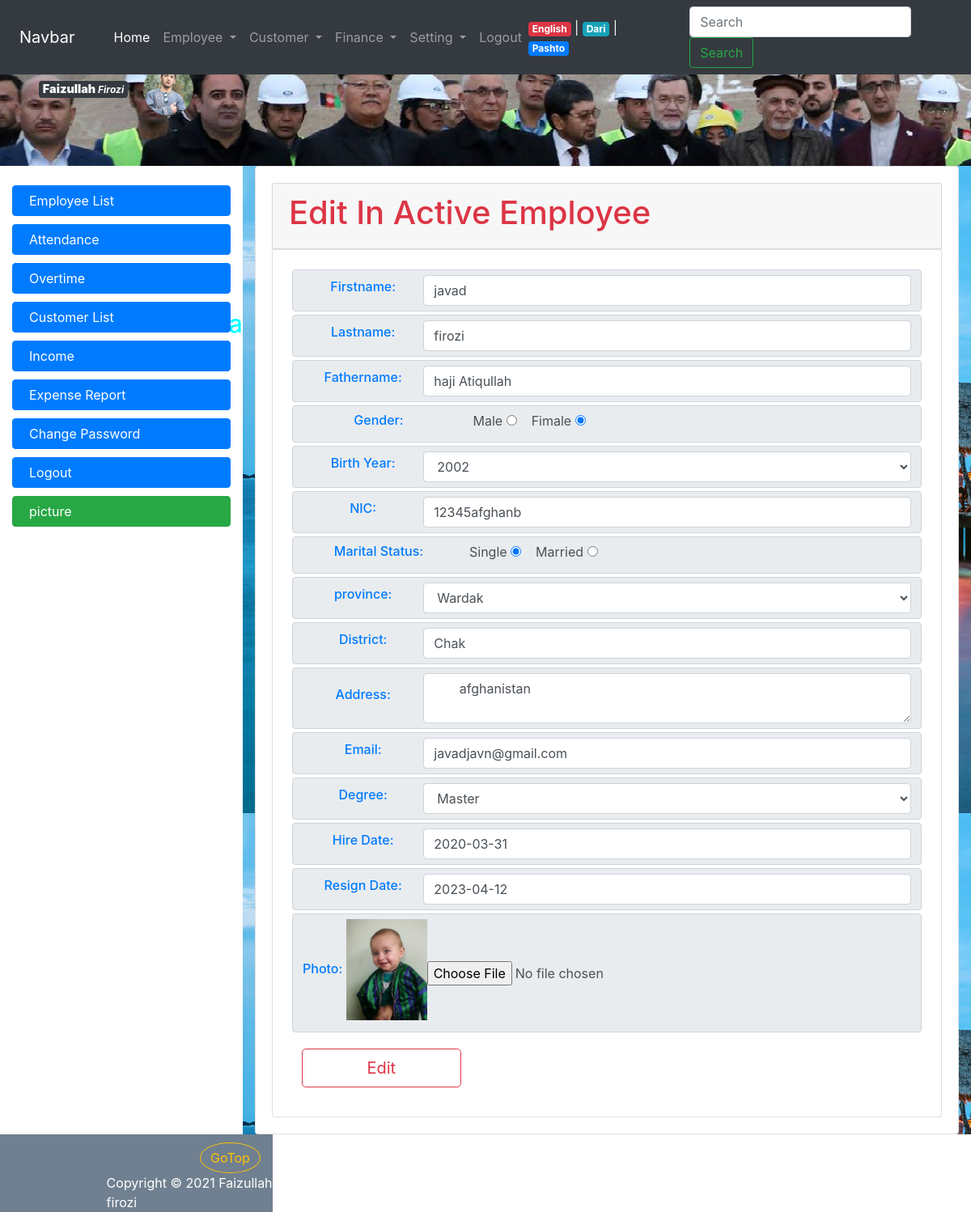
Page /employee_inactive_edit.php?employee_id=3 (signed in) on the committed database.
### tables this page shows
CREATE TABLE IF NOT EXISTS `employee` (
  `employee_id` int(11) NOT NULL AUTO_INCREMENT,
  `firstname` varchar(32) NOT NULL,
  `lastname` varchar(32) NOT NULL,
  `fathername` varchar(32) NOT NULL,
  `gender` tinyint(1) NOT NULL,
  `birth_year` int(11) NOT NULL,
  `nic` varchar(64) NOT NULL,
  `marital_status` tinyint(1) NOT NULL,
  `province_id` int(11) DEFAULT NULL,
  `district` varchar(64) NOT NULL,
  `address` varchar(255) DEFAULT NULL,
  `email` varchar(255) DEFAULT NULL,
  `degree_id` int(11) NOT NULL,
  `photo` varchar(128) DEFAULT NULL,
  `hire_date` date NOT NULL,
  `resign_date` date DEFAULT NULL,
  PRIMARY KEY (`employee_id`),
  UNIQUE KEY `nic` (`nic`),
  UNIQUE KEY `email` (`email`),
  KEY `employee_province_fk` (`province_id`),
  KEY `employee_degree_fk` (`degree_id`)
);

### local/en.php (called while the page is built, shortened)
<?php
$banner_title = " Welcom To Breshna Compani Website ";
$menu_home = "Home";
$menu_employee = "Employee";
$menu_employee_list = "Employee List";
$menu_attendance = "Attendance";
$menu_overtime = "Overtime";
$menu_customer = "Customer";
$menu_finance = "Finance";
$menu_setting = "Setting";
$menu_change_password = "Change Password";
$menu_expense_report = "Expense Report";
$menu_customer_list = "Customer List";
$menu_income = "Income";
$menu_logout = "Logout";
$menu_lang_pashto = "Pashto";
$menu_lang_english = "English";
$menu_lang_dari = "Dari";
?>

### connection.php (called while the page is built, shortened)
<?php  ob_start();
			$server = "localhost";
			$username = "root";
			$password = "";
			$database = "breshna";
	$con = mysqli_connect($server, $username, $password);
	mysqli_select_db($con,$database);
	function getValue($value){
		global $con;
		return mysqli_real_escape_string($con, $value);
	}
?>

### employee_inactive_edit.php (the view, shortened to what this page needs)
   <?php ob_start(); require_once("top.php"); ?>
   <?php require_once("connection.php"); restrict(4,4,9,9); ?>
   <?php
      $province = mysqli_query($con, "SELECT * FROM province");
             $row_province = mysqli_fetch_assoc($province);
   $degree = mysqli_query($con, "SELECT * FROM emp_degree");
        $row_degree = mysqli_fetch_assoc($degree);
         $employee =  mysqli_query($con, "SELECT * FROM employee WHERE employee_id =" . getValue($_GET["employee_id"]) );
           $row_employee = mysqli_fetch_assoc($employee);
?>
   <div class="card card-body">
   <div class="card card-header">
           <h1 class="text-danger"> Edit In Active Employee </h1>
   </div>
   <div class="card card-body">
           <form method="post" enctype="multipart/form-data">
               <div class="input-group-text m-1">
                   <span class="w-25 h6 text-primary">
               Firstname: </span> <input value="<?php echo $row_employee["firstname"]; ?>" class="form-control" type="text" name="firstname">
               </div>
               <div class="input-group-text m-1">
                   <span class="w-25 h6 text-primary">
                Lastname: </span> <input value="<?php echo $row_employee["lastname"]; ?>"  class="form-control" type="text" name="lastname">
               </div>
               <div class="input-group-text m-1">
                   <span class="w-25 h6 text-primary">
               Fathername: </span> <input value="<?php echo $row_employee["fathername"]; ?>" class="form-control" type="text" name="fathername">
               </div>
               <div class="input-group-text m-1">
                   <span class="w-25 h6 text-primary">
           Gender: </span> <label> &nbsp;&nbsp;&nbsp;&nbsp; Male <input <?php if($row_employee["gender"]== 0) echo 'checked="checked"'; ?> type="radio" name="gender" value="0"></label>
               <label> &nbsp;&nbsp;&nbsp;&nbsp;Fimale <input <?php if($row_employee["gender"]== 1) echo 'checked="checked"'; ?> type="radio" name= "gender" value="1"> </label>
           </div>
               <div class="input-group-text m-1">
                   <span class="w-25 h6 text-primary">
                   Birth Year: </span> <select  class="form-control" name="birth_year">
                          <?php
                               $max = date("Y") - 18;
                               $min = date("Y") - 65;
                               for($x = $max; $x>$min; $x--){
                                   if($row_employee["birth_year"] == $x){
                                               echo "<option selected>$x</option>";
                               }
                                           else{
                                               echo "<option >$x</option>";
                                           }
                                               }
                                           ?>
                           </select>
                           </div>
               <div class="input-group-text m-1">
                   <span class="w-25 h6 text-primary">
                   NIC: </span><input value="<?php echo $row_employee["nic"]; ?>"  class="form-control" type="text" name="nic">
                           </div>
               <div class="input-group-text m-1">
                   <span class="w-25 h6 text-primary">
            Marital Status: </span><label>&nbsp;&nbsp;&nbsp;&nbsp;Single <input <?php if($row_employee["marital_status"] == 0) echo 'checked="checked"'; ?> type="radio" name="marital_status" value="0"></label>
                                <label>&nbsp;&nbsp;&nbsp;&nbsp;Married <input <?php if($row_employee["marital_status"] == 1 ) echo 'checked="checked"'; ?> type="radio" name= "marital_status" value="1"></label>
                           </div>
               <div class="input-group-text m-1">
                   <span class="w-25 h6 text-primary">
                 province: </span> <select class="form-control" name="province_id">
               <?php  do { ?>
                               <?php if ($row_employee["province_id"] == $row_province["province_id"] ) { ?>
                                   <option selected="selected" value="<?php echo $row_province["province_id"]; ?>"> <?php echo $row_province["province_name"]; ?> </option>
                               <?php } else { ?>
                                   <option  value="<?php echo $row_province["province_id"]; ?>"> <?php echo $row_province["province_name"]; ?> </option>
                               <?php } ?>
                           <?php } while ($row_province = mysqli_fetch_assoc($province));  ?>
                           </select>
                           </div>
               <div class="input-group-text m-1">
                   <span class="w-25 h6 text-primary">
                   District:</span> <input value="<?php echo $row_employee["district"]; ?>" class="form-control" type="text" name="district">
                           </div>
               <div class="input-group-text m-1">
                   <span class="w-25 h6 text-primary">
                   Address: </span> <textarea  class="form-control"  name="address"> <?php echo $row_employee["address"]; ?>  </textarea>
                           </div>
               <div class="input-group-text m-1">
                   <span class="w-25 h6 text-primary">
                  Email: </span><input value="<?php echo $row_employee["email"]; ?>" class="form-control" type="text" name="email">
                           </div>
               <div class="input-group-text m-1">
                   <span class="w-25 h6 text-primary">
               Degree: </span> <select class="form-control" name="degree_id">
                             <?php do { ?>
                               <?php if($row_employee["degree_id"] == $row_degree["degree_id"]) { ?>
                                               <option selected="selected" value="<?php echo $row_degree["degree_id"]; ?> "> <?php echo $row_degree["degree_name"]; ?> </option>
                                               <?php } else { ?>
                                               <option  value="<?php echo $row_degree["degree_id"]; ?> "> <?php echo $row_degree["degree_name"]; ?> </option>
                                           <?php } ?>
                                   <?php } while ($row_degree = mysqli_fetch_assoc($degree)); ?>
                           </select>
                             </div>
               <div class="input-group-text m-1">
                   <span class="w-25 h6 text-primary">
                   Hire Date: </span><input autocomplete="off"  id="hire_date"  value="<?php echo $row_employee["hire_date"]; ?>" class="form-control" type="text" name="hire_date">
                           </div>
               <div class="input-group-text m-1">
                   <span class="w-25 h6 text-primary">
                    Resign Date: </span><input autocomplete="off" id="resign_date" value="<?php echo $row_employee["resign_date"]; ?>" class="form-control" type="text" name="resign_date">
                           </div>
               <div class="input-group-text m-1">
                   <span class="w-25 h6 text-primary">
                      Photo: <img class="img-rounded"  src="<?php echo $row_employee["photo"]; ?>" width="100px"><br>
                </span> <input name="photo" type="file" class="form-control-file"  >
                             </div>
               <input type="submit" value=" Edit " class="btn btn-outline-danger btn-lg m-3 w-25 ">
           </form>
   </div>
   <?php require_once("footer.php"); ?>

### top.php (shortened to what this page needs)
<?php
        if(isset($_SESSION["lang"])){
                 require_once($_SESSION["lang"]);
              }
              else {
                  require_once("local/en.php");
              }
?>
<!DOCTYPE html>
<html>
<head>
    <link rel="stylesheet" type="text/css" href="css/bootstrap.min.css">
    <link rel="stylesheet" type="text/css" href="css/bootstrap-grid.min.css">
    <link rel="stylesheet" type="text/css" href="css/bootstrap-reboot.min.css">
    <link  rel="stylesheet" type="text/css" href="cal/calendar-blue2.css"/>
    <link rel="stylesheet" type="text/css" href="css/style.css">
    <link rel="stylesheet" type="text/css" href="sliderengine/amazingslider-1.css">
</head>
<body>
    <div class="container col-lg-12 col-md-12 col-sm-12 col-xs-12">
        <div id="banner" class="row">
            <?php if(isset($_SESSION["login"])) { ?>
                <?php
                $server = "localhost";
                $username = "root";
                $password = "";
                $database = "breshna";
                $con = mysqli_connect($server, $username, $password);
                mysqli_select_db($con,$database);
                $photo = mysqli_query($con, "SELECT photo, firstname, lastname FROM employee WHERE employee_id=". $_SESSION["login"]);
                $row_photo = mysqli_fetch_assoc($photo);
                ?>
                <div class="mx-5 m-4"  >
    <span class="badge badge-dark" >
    <big ><b ><?php echo $row_photo["firstname"]; ?></b></big>
    <i ><?php echo $row_photo["lastname"]; ?></i>
</span>
                    <img class="rounded-circle col-lg-1 co-md-3 col-sm-2 col-xs-3 " src="<?php echo $row_photo["photo"]; ?>"  alt="د برښنا شرکت ویب سایټ ته ښه راغلاست">
                </div>
            <?php } ?>
            <h3 id="bannerh1" class="col-lg-8  col-md-7 col-sm-7 col-xs-12" ><marquee <?php if (isset($_SESSION["lang"]) && $_SESSION["lang"] != "local/en.php"){ echo 'direction="right"';  }; ?> > <?php echo $banner_title; ?> </marquee></h3>
    </div>
       <div id="menu" class="row fixed-top">
       <?php  if(isset($_SESSION["login"])) {  ?>
           <nav class="navbar navbar-expand-lg navbar-dark fixed-top bg-dark col-lg-12 ">
               <a  class="navbar-brand mx-4" href="#">Navbar</a>
               <div class="collapse navbar-collapse mx-3" id="navbarSupportedContent">
                   <ul class="navbar-nav mr-auto">
                       <li class="nav-item active">
                           <a class="nav-link" href="home.php"><?php echo $menu_home; ?><span class="sr-only">(current)</span></a>
                       </li>
                       <li class="nav-item dropdown">
                           <a class="nav-link dropdown-toggle" href="#" id="navbarDropdown" role="button" data-toggle="dropdown" aria-haspopup="true" aria-expanded="false">
                               <?php echo $menu_employee; ?>
                           </a>
                       </li>
                       <li class="nav-item dropdown">
                           <a class="nav-link dropdown-toggle" href="#" id="navbarDropdown" role="button" data-toggle="dropdown" aria-haspopup="true" aria-expanded="false">
                               <?php echo $menu_customer; ?>
                           </a>
                       </li>
                       <li class="nav-item dropdown">
                           <a class="nav-link dropdown-toggle" href="#" id="navbarDropdown" role="button" data-toggle="dropdown" aria-haspopup="true" aria-expanded="false">
                               <?php echo $menu_finance; ?>
                           </a>
                       </li>
                       <li class="nav-item dropdown">
                           <a class="nav-link dropdown-toggle" href="#" id="navbarDropdown" role="button" data-toggle="dropdown" aria-haspopup="true" aria-expanded="false">
                               <?php echo $menu_setting; ?>
                           </a>
                       </li>
                       <li class="nav-item">
                           <a class="nav-link" href="logout.php" ><?php echo $menu_logout; ?></a>
                       </li>
                   </ul>
                       <span class="nav-item text-light mr-5">
                           <a href="switch.php?lang=en" class="badge badge-danger"> <?php echo $menu_lang_english; ?> </a> |
                           <a href="switch.php?lang=dr" class="badge badge-info"> <?php echo $menu_lang_dari; ?> </a> |
                           <a href="switch.php?lang=ps" class="badge badge-primary"> <?php echo $menu_lang_pashto; ?> </a>
                       </span>
                   <form class="form-inline my-2 my-lg-0">
                       <input class="form-control mr-sm-2" type="search" placeholder="Search" aria-label="Search">
                       <button class="btn btn-outline-success my-1 my-sm-0" type="submit">Search</button>
                   </form>
               </div>
           </nav>
        <?php  } ?>
    </div>
    <div id="body" class="row">
        <?php if (isset($_SESSION["login"])) { ?>
        <div id="nav-bar" class="col-lg-3 col-md-3 col-sm-4 col-xs-12">
            <br>
            <a class="btn btn-primary" href="employee_list.php"><span class="glyphicon glyphicon-th-list"></span> <?php echo $menu_employee_list; ?></a>
            <a class="btn btn-primary" href="employee_attendance.php"><span class="glyphicon glyphicon-calendar"></span> <?php echo $menu_attendance; ?></a>
            <a class="btn btn-primary" href="employee_overtime.php"><span class="glyphicon glyphicon-time"></span><?php echo $menu_overtime; ?> </a>
            <a class="btn btn-primary" href="customer_list.php"><span class="glyphicon glyphicon-user"></span><?php echo $menu_customer_list; ?></a>
            <a class="btn btn-primary" href="#"><span class="glyphicon glyphicon-usd"></span><span class="glyphicon glyphicon-chevron-right"></span> <?php echo $menu_income; ?></a>
            <a class="btn btn-primary" href="#"><span class="glyphicon glyphicon-usd"></span><span class="glyphicon glyphicon-chevron-left"></span> <?php echo $menu_expense_report; ?></a>
            <a id="btn" class="btn btn-primary" href="change_password.php"><span class="glyphicon glyphicon-lock"></span> <?php echo $menu_change_password; ?> </a>
            <a id="btn" class="btn btn-primary" href="logout.php"><span class="glyphicon glyphicon-log-out"></span> <?php echo $menu_logout; ?> </a>
            <a class="btn btn-success" href="pic.php"><span class="glyphicon glyphicon-picture"></span> picture </a>
        </div>
        <?php }  ?>
        <?php if (isset($_SESSION["login"])) { ?>
        <div id="content" class="col-lg-9 col-md-9 col-sm-8 col-xs-12">
<?php } else { ?>
            <div id="content" class="col-lg-12 col-md-12 col-sm-12 col-xs-12">
                <?php  } ?>

### css/style.css (style rules this page uses)
* { margin: 0; padding: 0; }
.container { width: 100%; }
#banner { margin-top: 55px; height: 150px; background-image: url(../images/thems/Untitled.png); }
#bannerh1 { font-size: 30px; margin-top: -60px; color: aqua; }
#nav-bar { min-height: 500px; }
#nav-bar a { display: block; margin-bottom: 10px; text-align: left; padding-left: 20px; }
#content { min-height: 750px; background-image: url(../images/thems/img10.jpg); }

### rows in the picture
employee: firstname "Faizullah", lastname "Firozi", photo (picture)
employee: firstname "javad", lastname "firozi", fathername "haji Atiqullah", gender "☐ Male", gender "☑ Fimale", birth_year "2002", nic "12345afghanb", marital_status "☑ Single", marital_status "☐ Married", district "Chak", address "afghanistan", email "javadjavn@gmail.com", hire_date "2020-03-31", resign_date "2023-04-12", photo (picture)

### other values in the picture
$banner_title "Welcom To Breshna Compani Website"
$menu_home "Home"
$menu_employee "Employee"
$menu_customer "Customer"
$menu_finance "Finance"
$menu_setting "Setting"
$menu_logout "Logout"
$menu_lang_english "English"
$menu_lang_dari "Dari"
$menu_lang_pashto "Pashto"
$menu_employee_list "Employee List"
$menu_attendance "Attendance"
$menu_overtime "Overtime"
$menu_customer_list "Customer List"
$menu_income "Income"
